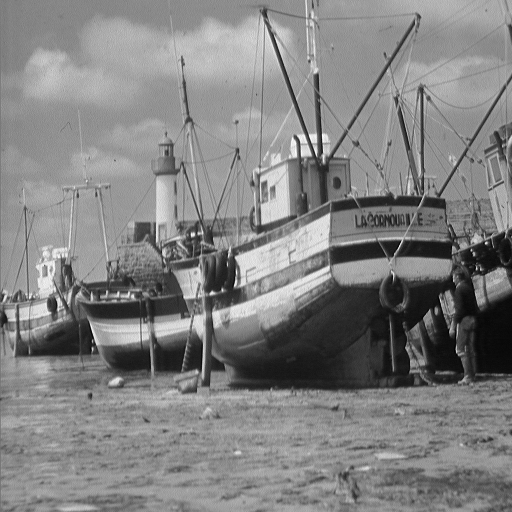
#> input picture Corrected/db/1.tiff, 512 x 512 px, found by its file name; its folder holds only this picture in this run
$ jupyter execute 'PSNRvsNoiseDensity(Corrected).ipynb'   (older library calls are emulated)
#> lines starting #> are read from the running program, lines starting #| are printed output that depends on the picture
[cell 1]
#from SSIM_PIL import compare_ssim
from PIL import Image
import matplotlib.pyplot as plt
import numpy as np
import random
import pandas as pd


import skimage
from skimage.io import imread
from sklearn.metrics import mean_squared_error
import os

iteration=20

[cell 2]
# [16 lines of commented-out code are left out]

[cell 3]
def get_Noise(image, prob):
    '''
    Add salt and pepper noise to image
    prob: Probability of the noise
    '''
    output = image.copy()
    if len(image.shape) == 2:
        black = 0
        white = 255
    else:
        colorspace = image.shape[2]
        if colorspace == 3:  # RGB
            black = np.array([0, 0, 0], dtype='uint8')
            white = np.array([255, 255, 255], dtype='uint8')
        else:  # RGBA
            black = np.array([0, 0, 0, 255], dtype='uint8')
            white = np.array([255, 255, 255, 255], dtype='uint8')
    probs = np.random.random(output.shape[:2])
    output[probs < (prob / 2)] = black
    output[probs > 1 - (prob / 2)] = white
    return output

[cell 4]
path=r'C://Users//Biswarup Mistry//Desktop//Misc1//db//' #defining the image directory path
#path=r'C://Users//BRSC-13//Desktop//CMSM_2102279_(21-22)//ML_Projects//Misc1//db//'  #defining the image directory path
dir_list = os.listdir(path)
for item in dir_list :
    k=str(path+str(item))
    img = imread(k)
#> img is the input picture: shape (512, 512); min 0, max 255, mean 129.7

    plt.title('Original Image : '+item)
    plt.imshow(img,cmap=plt.cm.gray)
    plt.show()

[cell 5]
def PSNRVsNoiseDensity():   #getting corresponding mse(s) for given noise density 'd'
    r=255.0
    dataframe = pd.DataFrame()
    for item in dir_list :
        k=str(path+str(item))
        img = imread(k)
        x=[]
        y=[]
        df=np.array([])
        i=iteration
        d=0.0
        while(i>0 and d<=1.0):
            noise_img=get_Noise(img,d) #getting noisy image
            mse=np.square(np.subtract(img,noise_img)).mean() #calculating MSE of Original image and Image with Noise
            psnr=10*np.log10(np.square(r)/mse) #getting the psnr of Original image and Noisy image
            x.append(d)
            y.append(psnr)
            df=np.append(df,psnr)
            d=d+0.05
            i=i-1
#> this loop made 20 passes
#> (mse, psnr) on passes 9 to 20: (43.06, 31.79), (48.59, 31.27), (53.65, 30.84), (59.11, 30.41), (64.75, 30.02), (69.95, 29.68), (75.37, 29.36), (80.88, 29.05), (86.15, 28.78), (91.63, 28.51), (96.92, 28.27), (102, 28.04)
#> (mse, psnr, df) on passes 1 to 6: (0, inf, [inf]), (5.37, 40.83, [inf, 40.83]), (10.74, 37.82, [inf, 40.83, 37.82]), (16.09, 36.07, [inf, 40.83, 37.82, 36.07]), (21.56, 34.79, [inf, 40.83, 37.82, 36.07, 34.79]), (27.05, 33.81, [inf, 40.83, 37.82, 36.07, 34.79, 33.81])
#> pass 2, in PSNRVsNoiseDensity, `noise_img=get_Noise(img,d)`:
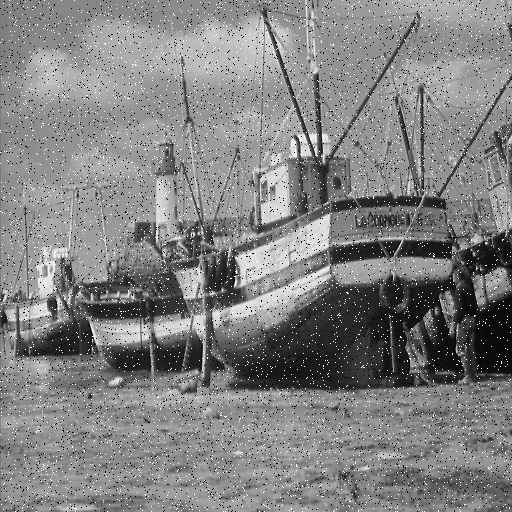
#> noise_img: shape (512, 512); min 0, max 255, mean 129.6
#> pass 3, in PSNRVsNoiseDensity, `noise_img=get_Noise(img,d)`:
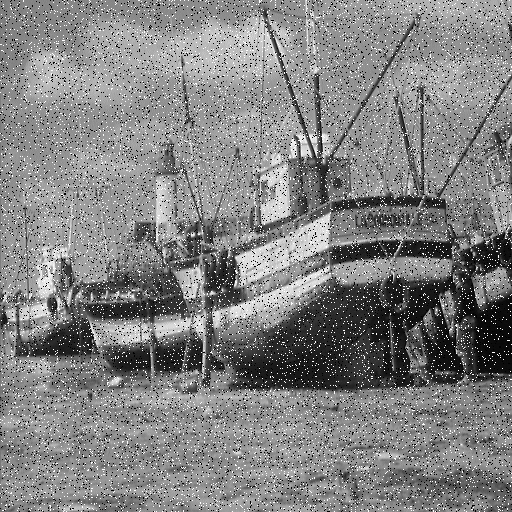
#> noise_img: shape (512, 512); min 0, max 255, mean 129.6
#> after the loop, d = 1; i = 0; x = [0, 0.05, 0.1, 0.15, 0.2, 0.25, 0.3, 0.35, 0.4, 0.45, 0.5, 0.55, 0.6, 0.65, 0.7, 0.75, 0.8, 0.85, 0.9, 0.95]; y = [inf, 40.83, 37.82, 36.07, 34.79, 33.81, 33.03, 32.36, 31.79, 31.27, 30.84, 30.41, 30.02, 29.68, 29.36, 29.05, 28.78, 28.51, 28.27, 28.04]
        dataframe[item] = df
    dataframe.to_csv('PSNRvsNoiseDensity.csv', index=False) #creating the PSNR valu csv file

[cell 6]
PSNRVsNoiseDensity() #creating the Mse(s) csv file

[cell 7]
data=pd.read_csv('PSNRvsNoiseDensity.csv')
#> (reads Corrected/PSNRvsNoiseDensity.csv from the repository)
data

[cell 8]
df=pd.DataFrame(data)
def combined(dir_list,iteration): #for combined graph ploting of MSE(s) vs Noise Density
#> called with iteration = 20
    x=[]
    d=0.0
    while iteration>0:
        x.append(d)
        d=d+0.05
        iteration=iteration-1
    plt.title('PSNR(s) vs Density')
    plt.xlabel('density')
    plt.ylabel('MSE(s)')
    for item in dir_list:
        plt.scatter(x,df[item],marker='o')
        plt.plot(x,df[item])
    plt.axvline(0.5, color='k', linestyle='--') #defining the Thresold line at density 0.5
    plt.show()
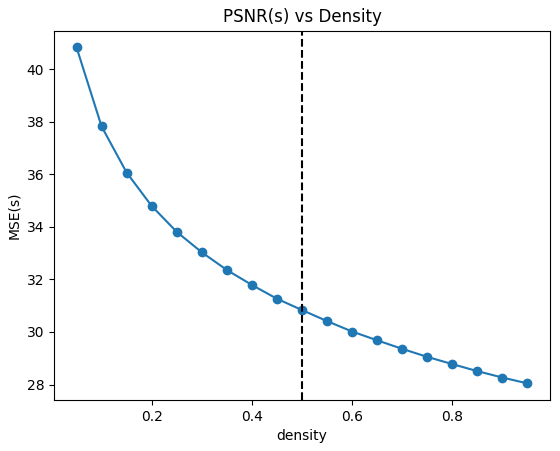
#> figure drawn by matplotlib, 1 panel
